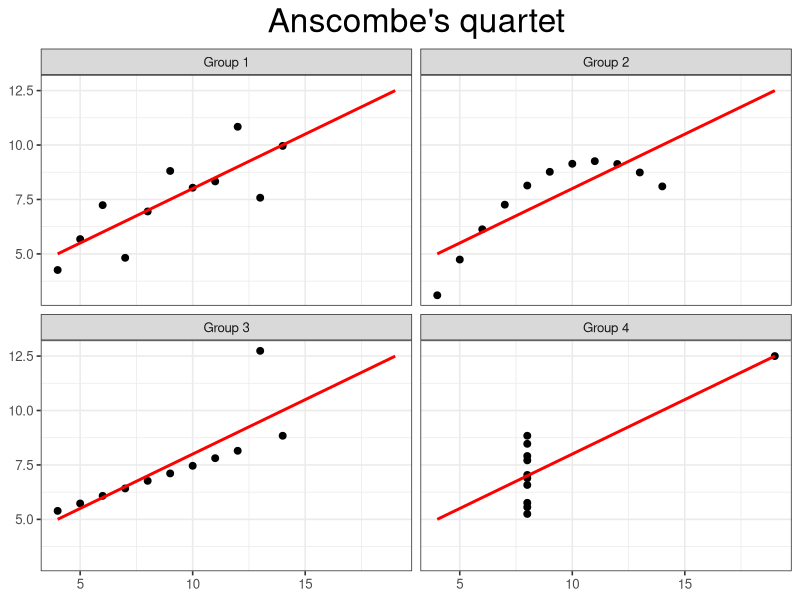

The R script that drew this image:
## ---- chunk 1
library(tidyverse)
library(kableExtra)
## ---- chunk 2
anscombe %>% kable() %>% kable_styling()
## ---- chunk 3
grp1 <- anscombe %>% select(x = x1, y = y1) %>% mutate(group = "Group 1")
grp2 <- anscombe %>% select(x = x2, y = y2) %>% mutate(group = "Group 2")
grp3 <- anscombe %>% select(x = x3, y = y3) %>% mutate(group = "Group 3")
grp4 <- anscombe %>% select(x = x4, y = y4) %>% mutate(group = "Group 4")



data <- bind_rows(grp1, grp2, grp3, grp4) %>%
  
  as_tibble() %>%
  
  mutate(group = as_factor(group))



rm(grp1, grp2, grp3, grp4)



# data %>% kable() %>% kable_styling()
## ---- chunk 4
intercept <- function(x, y) {
  model <- lm(y ~ x)
  coefficients(model)[1]
}

slope <- function(x, y) {
  model <- lm(y ~ x)
  coefficients(model)[2]
}

r_squared <- function(x, y){
  model <- lm(y ~ x)
  summary(model)$r.squared 
}

data %>%
  group_by(group) %>%
  summarise(mean_x    = mean(x)         %>% round(1),
            var_x     = var(x)          %>% round(1),
            mean_y    = mean(y)         %>% round(1),
            var_y     = var(y)          %>% round(1),
            corr      = cor(x, y)       %>% round(1),
            intercept = intercept(x, y) %>% round(1),
            slope     = slope(x, y)     %>% round(1),
            r_squared = r_squared(x,y)  %>% round(2)) %>%
  
  kable(col.names = c("Group",
                      "Mean X",
                      "Variance X",
                      "Mean Y",
                      "Variance Y",
                      "Correlation X and Y",
                      "Intercept",
                      "Slope",
                      "R Squared")) %>%
  kable_styling()
## ---- chunk 5
ggplot(data, aes(x = x, y = y)) +
  ggtitle("Anscombe's quartet") +
  geom_point(size = 2) +
  geom_smooth(method = "lm", se = FALSE, color = "red", fullrange = TRUE) +
  facet_wrap(vars(group)) +
  theme_bw(base_size=12) +
  theme(axis.title.x = element_blank(),
        axis.title.y = element_blank(),
        plot.title = element_text(hjust = 0.5, size = 24), )
